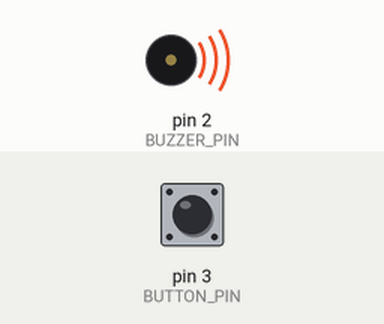
Recording of a sketch running on a simulated Arduino Uno, built with avr-gcc and run on an emulated ATmega328P. Shown: buzzer (waves = sounding). Inputs (shaded band) come from the test bench; at power-on: pin 3 (BUTTON_PIN) HIGH.

Above: at 0.21 s.
At 1.2 s:
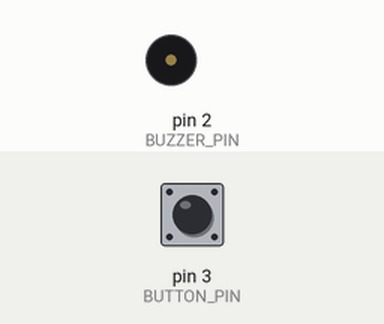
1.3 s: pin 3 (BUTTON_PIN) pulled LOW for 1 s
3.8 s: pin 3 (BUTTON_PIN) pulled LOW for 0.15 s
Timing chart, 0 to 6.8 s (numbered marks = the images above; inputs shaded):
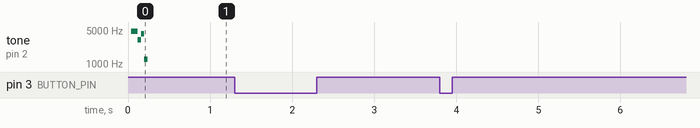

Measured:
- by itself, tone on pin 2 (BUZZER_PIN): plays 4738 Hz for 0.08 s, 3159 Hz for 0.04 s, 4218 Hz for 0.04 s, 1260 Hz for 0.04 s

The sketch:

arduino_relay_lcd_button_to_nodemcu.ino
```cpp
#define BUTTON_PIN 3
#define BUZZER_PIN 2

int melody[] = {262, 294, 330, 349, 392, 440, 494, 523}; // Contoh melodi
int noteDurations[] = {200, 200, 200, 200, 200, 200, 200, 200}; // Durasi masing-masing not

int volume = 100; // Inisialisasi volume (0 - 255)
int buttonState = HIGH; // Inisialisasi status tombol
int lastButtonState = HIGH; // Inisialisasi status tombol sebelumnya
unsigned long lastDebounceTime = 0; // Inisialisasi waktu penundaan untuk bouncing
unsigned long debounceDelay = 50; // Waktu penundaan untuk bouncing (millisecond)

void setup() {
  pinMode(BUTTON_PIN, INPUT_PULLUP); // Atur pin tombol sebagai input dengan resistor pull-up internal
  pinMode(BUZZER_PIN, OUTPUT); // Atur pin buzzer sebagai output
}

void loop() {
  int reading = digitalRead(BUTTON_PIN); // Baca status tombol
  if (reading != lastButtonState) { // Periksa perubahan status tombol
    lastDebounceTime = millis(); // Perbarui waktu bouncing
  }

  if (millis() - lastDebounceTime > debounceDelay) { // Pastikan bouncing sudah selesai
    if (reading != buttonState) { // Periksa jika status tombol berubah
      buttonState = reading; // Perbarui status tombol
      if (buttonState == LOW) { // Jika tombol ditekan
        volume += 10; // Tambahkan volume
        if (volume > 255) volume = 255; // Batasi volume maksimal
      }
    }
  }

  lastButtonState = reading; // Perbarui status tombol terakhir

  playMelody(); // Panggil fungsi untuk memainkan melodi dengan volume yang diatur
}

void playMelody() {
  for (int i = 0; i < sizeof(melody) / sizeof(melody[0]); i++) {
    playTone(melody[i], noteDurations[i], volume); // Panggil fungsi untuk memainkan satu not dengan volume yang diatur
    delay(10); // Tambahkan jeda kecil antara setiap not
  }
}

void playTone(int tone, int duration, int volume) {
  for (long i = 0; i < duration * 1000L; i += tone * 2) {
    digitalWrite(BUZZER_PIN, HIGH); // Nyalakan buzzer
    delayMicroseconds(tone * volume / 255); // Atur volume dengan PWM
    digitalWrite(BUZZER_PIN, LOW); // Matikan buzzer
    delayMicroseconds(tone * volume / 255); // Atur volume dengan PWM
  }
}
```
